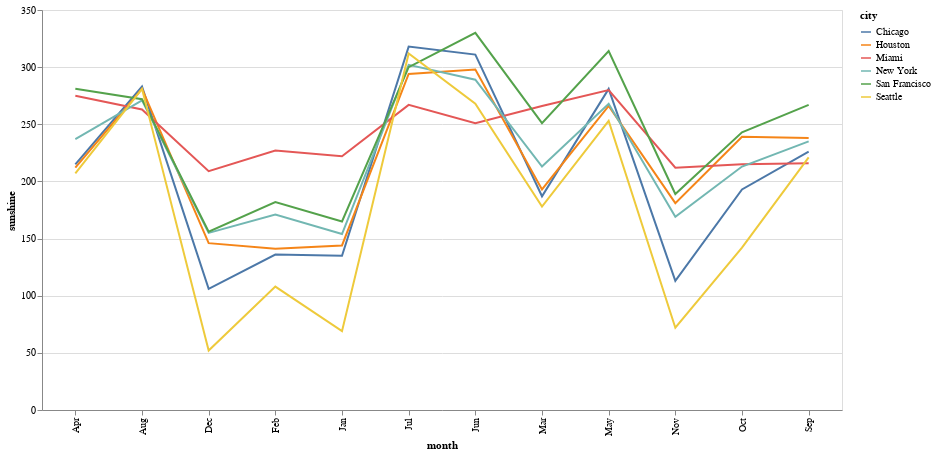

The notebook cell saved with this chart:
### Code cell
months = df["month"].unique()
cities = df["city"].unique()

# Create a line chart of sunshine hours by month for each city
alt.Chart(df).mark_line().encode(
    x="month",
    y="sunshine",
    color="city"
).properties(
    width=800,
    height=400
)

### Figure 1 — Vega-Lite specification as saved in the notebook (floating-point values rounded to 4 significant figures)
{"config": {"view": {"continuousWidth": 300, "continuousHeight": 300}}, "data": {"name": "data-21741ab144ba806e9f4f20e6086ed71a"}, "mark": {"type": "line"}, "encoding": {"color": {"field": "city", "type": "nominal"}, "x": {"field": "month", "type": "nominal"}, "y": {"field": "sunshine", "type": "quantitative"}}, "height": 400, "width": 800, "$schema": "https://vega.github.io/schema/vega-lite/v6.1.0.json", "datasets": {"data-21741ab144ba806e9f4f20e6086ed71a": [{"city": "Chicago", "lon": -87.62, "lat": 41.88, "month": "Jan", "monthnum": 0, "sunshine": 135}, {"city": "Chicago", "lon": -87.62, "lat": 41.88, "month": "Feb", "monthnum": 1, "sunshine": 136}, {"city": "Chicago", "lon": -87.62, "lat": 41.88, "month": "Mar", "monthnum": 2, "sunshine": 187}, {"city": "Chicago", "lon": -87.62, "lat": 41.88, "month": "Apr", "monthnum": 3, "sunshine": 215}, {"city": "Chicago", "lon": -87.62, "lat": 41.88, "month": "May", "monthnum": 4, "sunshine": 281}, {"city": "Chicago", "lon": -87.62, "lat": 41.88, "month": "Jun", "monthnum": 5, "sunshine": 311}, {"city": "Chicago", "lon": -87.62, "lat": 41.88, "month": "Jul", "monthnum": 6, "sunshine": 318}, {"city": "Chicago", "lon": -87.62, "lat": 41.88, "month": "Aug", "monthnum": 7, "sunshine": 283}, {"city": "Chicago", "lon": -87.62, "lat": 41.88, "month": "Sep", "monthnum": 8, "sunshine": 226}, {"city": "Chicago", "lon": -87.62, "lat": 41.88, "month": "Oct", "monthnum": 9, "sunshine": 193}, {"city": "Chicago", "lon": -87.62, "lat": 41.88, "month": "Nov", "monthnum": 10, "sunshine": 113}, {"city": "Chicago", "lon": -87.62, "lat": 41.88, "month": "Dec", "monthnum": 11, "sunshine": 106}, {"city": "Houston", "lon": -95.36, "lat": 29.75, "month": "Jan", "monthnum": 0, "sunshine": 144}, {"city": "Houston", "lon": -95.36, "lat": 29.75, "month": "Feb", "monthnum": 1, "sunshine": 141}, {"city": "Houston", "lon": -95.36, "lat": 29.75, "month": "Mar", "monthnum": 2, "sunshine": 193}, {"city": "Houston", "lon": -95.36, "lat": 29.75, "month": "Apr", "monthnum": 3, "sunshine": 212}, {"city": "Houston", "lon": -95.36, "lat": 29.75, "month": "May", "monthnum": 4, "sunshine": 266}, {"city": "Houston", "lon": -95.36, "lat": 29.75, "month": "Jun", "monthnum": 5, "sunshine": 298}, {"city": "Houston", "lon": -95.36, "lat": 29.75, "month": "Jul", "monthnum": 6, "sunshine": 294}, {"city": "Houston", "lon": -95.36, "lat": 29.75, "month": "Aug", "monthnum": 7, "sunshine": 281}, {"city": "Houston", "lon": -95.36, "lat": 29.75, "month": "Sep", "monthnum": 8, "sunshine": 238}, {"city": "Houston", "lon": -95.36, "lat": 29.75, "month": "Oct", "monthnum": 9, "sunshine": 239}, {"city": "Houston", "lon": -95.36, "lat": 29.75, "month": "Nov", "monthnum": 10, "sunshine": 181}, {"city": "Houston", "lon": -95.36, "lat": 29.75, "month": "Dec", "monthnum": 11, "sunshine": 146}, {"city": "Miami", "lon": -80.19, "lat": 25.76, "month": "Jan", "monthnum": 0, "sunshine": 222}, {"city": "Miami", "lon": -80.19, "lat": 25.76, "month": "Feb", "monthnum": 1, "sunshine": 227}, {"city": "Miami", "lon": -80.19, "lat": 25.76, "month": "Mar", "monthnum": 2, "sunshine": 266}, {"city": "Miami", "lon": -80.19, "lat": 25.76, "month": "Apr", "monthnum": 3, "sunshine": 275}, {"city": "Miami", "lon": -80.19, "lat": 25.76, "month": "May", "monthnum": 4, "sunshine": 280}, {"city": "Miami", "lon": -80.19, "lat": 25.76, "month": "Jun", "monthnum": 5, "sunshine": 251}, {"city": "Miami", "lon": -80.19, "lat": 25.76, "month": "Jul", "monthnum": 6, "sunshine": 267}, {"city": "Miami", "lon": -80.19, "lat": 25.76, "month": "Aug", "monthnum": 7, "sunshine": 263}, {"city": "Miami", "lon": -80.19, "lat": 25.76, "month": "Sep", "monthnum": 8, "sunshine": 216}, {"city": "Miami", "lon": -80.19, "lat": 25.76, "month": "Oct", "monthnum": 9, "sunshine": 215}, {"city": "Miami", "lon": -80.19, "lat": 25.76, "month": "Nov", "monthnum": 10, "sunshine": 212}, {"city": "Miami", "lon": -80.19, "lat": 25.76, "month": "Dec", "monthnum": 11, "sunshine": 209}, {"city": "New York", "lon": -73.94, "lat": 40.73, "month": "Jan", "monthnum": 0, "sunshine": 154}, {"city": "New York", "lon": -73.94, "lat": 40.73, "month": "Feb", "monthnum": 1, "sunshine": 171}, {"city": "New York", "lon": -73.94, "lat": 40.73, "month": "Mar", "monthnum": 2, "sunshine": 213}, {"city": "New York", "lon": -73.94, "lat": 40.73, "month": "Apr", "monthnum": 3, "sunshine": 237}, {"city": "New York", "lon": -73.94, "lat": 40.73, "month": "May", "monthnum": 4, "sunshine": 268}, {"city": "New York", "lon": -73.94, "lat": 40.73, "month": "Jun", "monthnum": 5, "sunshine": 289}, {"city": "New York", "lon": -73.94, "lat": 40.73, "month": "Jul", "monthnum": 6, "sunshine": 302}, {"city": "New York", "lon": -73.94, "lat": 40.73, "month": "Aug", "monthnum": 7, "sunshine": 271}, {"city": "New York", "lon": -73.94, "lat": 40.73, "month": "Sep", "monthnum": 8, "sunshine": 235}, {"city": "New York", "lon": -73.94, "lat": 40.73, "month": "Oct", "monthnum": 9, "sunshine": 213}, {"city": "New York", "lon": -73.94, "lat": 40.73, "month": "Nov", "monthnum": 10, "sunshine": 169}, {"city": "New York", "lon": -73.94, "lat": 40.73, "month": "Dec", "monthnum": 11, "sunshine": 155}, {"city": "San Francisco", "lon": -122.4, "lat": 37.73, "month": "Jan", "monthnum": 0, "sunshine": 165}, {"city": "San Francisco", "lon": -122.4, "lat": 37.73, "month": "Feb", "monthnum": 1, "sunshine": 182}, {"city": "San Francisco", "lon": -122.4, "lat": 37.73, "month": "Mar", "monthnum": 2, "sunshine": 251}, {"city": "San Francisco", "lon": -122.4, "lat": 37.73, "month": "Apr", "monthnum": 3, "sunshine": 281}, {"city": "San Francisco", "lon": -122.4, "lat": 37.73, "month": "May", "monthnum": 4, "sunshine": 314}, {"city": "San Francisco", "lon": -122.4, "lat": 37.73, "month": "Jun", "monthnum": 5, "sunshine": 330}, {"city": "San Francisco", "lon": -122.4, "lat": 37.73, "month": "Jul", "monthnum": 6, "sunshine": 300}, {"city": "San Francisco", "lon": -122.4, "lat": 37.73, "month": "Aug", "monthnum": 7, "sunshine": 272}, {"city": "San Francisco", "lon": -122.4, "lat": 37.73, "month": "Sep", "monthnum": 8, "sunshine": 267}, {"city": "San Francisco", "lon": -122.4, "lat": 37.73, "month": "Oct", "monthnum": 9, "sunshine": 243}, {"city": "San Francisco", "lon": -122.4, "lat": 37.73, "month": "Nov", "monthnum": 10, "sunshine": 189}, {"city": "San Francisco", "lon": -122.4, "lat": 37.73, "month": "Dec", "monthnum": 11, "sunshine": 156}, {"city": "Seattle", "lon": -122.3, "lat": 47.61, "month": "Jan", "monthnum": 0, "sunshine": 69}, {"city": "Seattle", "lon": -122.3, "lat": 47.61, "month": "Feb", "monthnum": 1, "sunshine": 108}, {"city": "Seattle", "lon": -122.3, "lat": 47.61, "month": "Mar", "monthnum": 2, "sunshine": 178}, {"city": "Seattle", "lon": -122.3, "lat": 47.61, "month": "Apr", "monthnum": 3, "sunshine": 207}, {"city": "Seattle", "lon": -122.3, "lat": 47.61, "month": "May", "monthnum": 4, "sunshine": 253}, {"city": "Seattle", "lon": -122.3, "lat": 47.61, "month": "Jun", "monthnum": 5, "sunshine": 268}, {"city": "Seattle", "lon": -122.3, "lat": 47.61, "month": "Jul", "monthnum": 6, "sunshine": 312}, {"city": "Seattle", "lon": -122.3, "lat": 47.61, "month": "Aug", "monthnum": 7, "sunshine": 281}, {"city": "Seattle", "lon": -122.3, "lat": 47.61, "month": "Sep", "monthnum": 8, "sunshine": 221}, {"city": "Seattle", "lon": -122.3, "lat": 47.61, "month": "Oct", "monthnum": 9, "sunshine": 142}, {"city": "Seattle", "lon": -122.3, "lat": 47.61, "month": "Nov", "monthnum": 10, "sunshine": 72}, {"city": "Seattle", "lon": -122.3, "lat": 47.61, "month": "Dec", "monthnum": 11, "sunshine": 52}]}}
